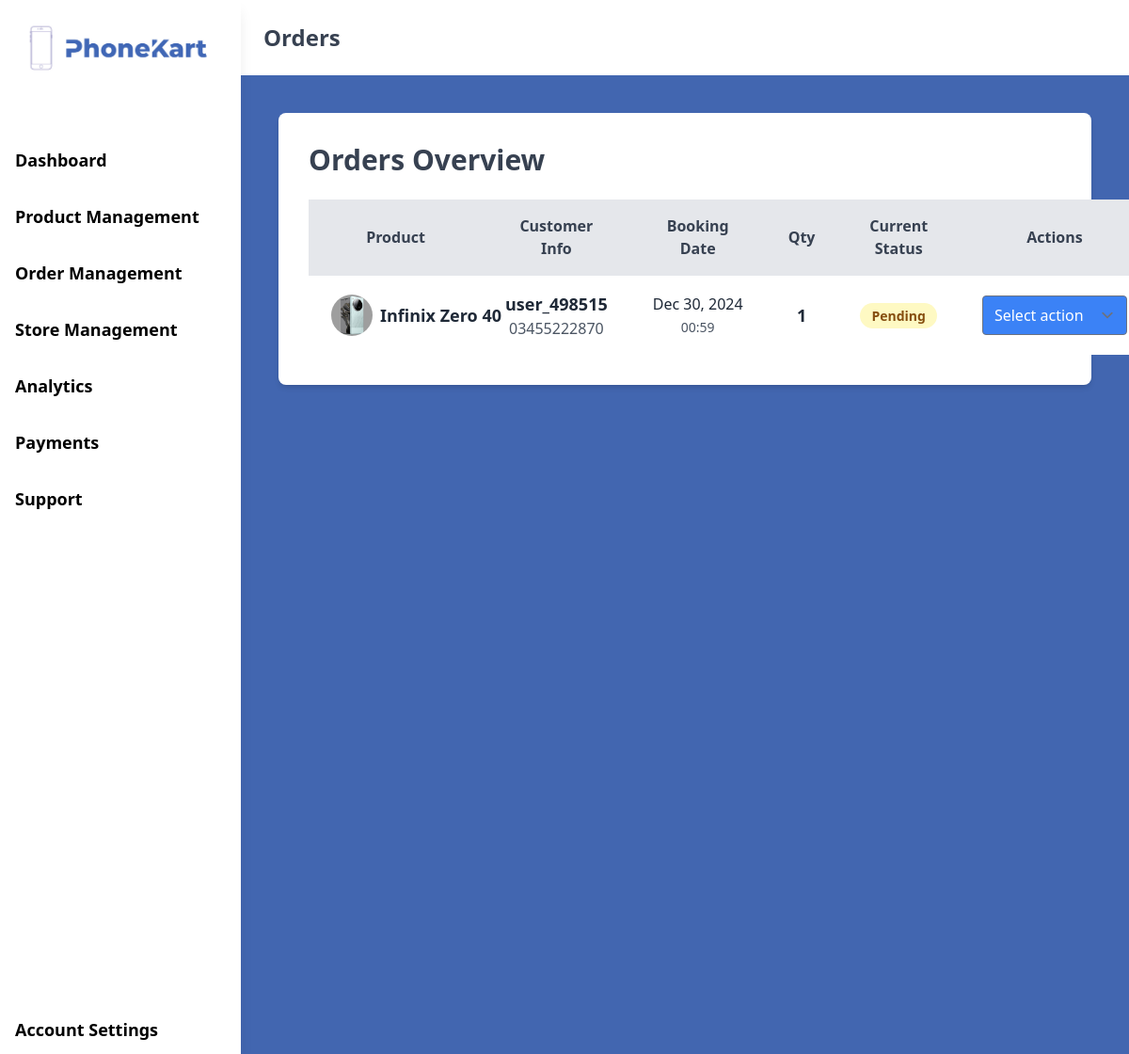
Page /seller/orders/ (signed in) on the committed database.
### seller/models.py (models this page shows, shortened)
class BookingOrder(models.Model):
    id = models.AutoField(primary_key=True)
    user = models.ForeignKey(settings.AUTH_USER_MODEL, on_delete=models.CASCADE, related_name="booking_orders")
    product = models.ForeignKey(addProduct, on_delete=models.CASCADE,related_name="booking_orders")
    shop = models.ForeignKey(ShopRegistration, on_delete=models.CASCADE,related_name="booking_orders")
    quantity = models.PositiveIntegerField(default=1)
    status = models.CharField(
        max_length=20,
        choices=[('Pending', 'Pending'), ('Confirmed', 'Confirmed'), ('Cancelled', 'Cancelled')],
        default='Pending'
    )
    sold = models.BooleanField(default=False)
    booking_date = models.DateTimeField(auto_now_add=True)
    user_phone = models.CharField(max_length=15)
    cnic = models.CharField(max_length=15, null=True, blank=True)
    imei = models.CharField(max_length=50, null=True, blank=True)
    created_at = models.DateTimeField(auto_now_add=True)
    class Meta:
        verbose_name = "Booking/Order"
        verbose_name_plural = "Bookings/Orders"

class addProduct(models.Model):
    productID = models.AutoField(primary_key=True)
    fk_ShopID = models.ForeignKey(ShopRegistration, on_delete=models.CASCADE, related_name='addproduct')
    brand1 = models.CharField(max_length=255)
    model = models.CharField(max_length=255)
    imei = models.CharField(max_length=255)
    condition = models.CharField(max_length=255)
    colors = models.CharField(max_length=255)
    color2 = models.CharField(max_length=255, null=True, blank=True)
    description = models.TextField(max_length=1000)
    price = models.DecimalField(max_digits=10, decimal_places=2)
    stock = models.IntegerField()
    seller_sku = models.CharField(max_length=255)
    exchange = models.BooleanField(default=False)
    isActive = models.BooleanField(default=True)
    creation_date = models.DateTimeField(default=timezone.now)
    last_updated = models.DateTimeField(auto_now=True)

class productImage(models.Model):
        productImageID = models.AutoField(primary_key=True)
        fk_addProduct = models.ForeignKey(addProduct, on_delete=models.CASCADE, related_name='images')
        image = models.ImageField(upload_to='productimages/', null=True, blank=False)
        last_updated = models.DateTimeField(auto_now=True)

### marketplace/models.py (models this page shows, shortened)
class CustomUser(AbstractUser):
    userid = models.IntegerField(unique=True, editable=False)
    email = models.EmailField(unique=True)
    phone = models.CharField(max_length=15)
    isActive = models.BooleanField(default=True)
    isSeller = models.BooleanField(default=False)
    CreateDateTime = models.DateTimeField(default=timezone.now)
    Lastupdate = models.DateTimeField(auto_now=True)
    groups = models.ManyToManyField(
        'auth.Group',
        related_name='customuser_groups',  # Set a unique related_name
        blank=True,
        help_text='The groups this user belongs to.',
        verbose_name='groups',
    )
    user_permissions = models.ManyToManyField(
        'auth.Permission',
        related_name='customuser_permissions',  # Set a unique related_name
        blank=True,
        help_text='Specific permissions for this user.',
        verbose_name='user permissions',
    )

### seller/views.py (the view)
# urls.py: path('orders/', views.seller_orders, name='orders'),
@login_required
def seller_orders(request):
    seller_shops = ShopRegistration.objects.filter(user=request.user)
    orders = BookingOrder.objects.filter(
        shop__in=seller_shops
    ).select_related(
        'user',
        'product',
        'shop'
    ).prefetch_related(
        'product__images'
    ).order_by('-booking_date')
    context = {
        'orders': orders,
    }
    return render(request, 'orderManagement.html', context)

### seller/templates/orderManagement.html (shortened to what this page needs)
{% extends 'portalbase.html' %}
{% block pagetitle %}
Orders
{% endblock %}
{% block vcontent %}
{% load static %}
<div id="content-area" class="px-10 pt-10 h-screen w-full bg-bluish">
    <div class="bg-white p-8 shadow-md rounded-lg mb-8">
        <h2 class="text-3xl font-semibold text-gray-700 mb-6">Orders Overview</h2>
        <table class="w-full table-auto border-collapse">
            <thead class="bg-gray-200">
                <tr>
                    <th class="px-6 py-4 text-center font-semibold text-gray-700 border-b">Product</th>
                    <th class="px-6 py-4 text-center font-semibold text-gray-700 border-b">Customer Info</th>
                    <th class="px-6 py-4 text-center font-semibold text-gray-700 border-b">Booking Date</th>
                    <th class="px-6 py-4 text-center font-semibold text-gray-700 border-b">Qty</th>
                    <th class="px-6 py-4 text-center font-semibold text-gray-700 border-b">Current Status</th>
                    <th class="px-6 py-4 text-center font-semibold text-gray-700 border-b">Actions</th>
                </tr>
            </thead>
            <tbody class="bg-white divide-y divide-gray-200">
                {% for order in orders %}
                <tr class="hover:bg-gray-50">
                    <td class="px-6 py-4 whitespace-nowrap">
                        <div class="flex items-center">
                            {% if order.product.images.first %}
                            <img src="{{ order.product.images.first.image.url }}" alt="Product Image" class="w-11 h-11 mr-2 rounded-full">
                            {% endif %}
                            <span class="font-semibold text-lg text-gray-800">{{ order.product.model }}</span>
                        </div>
                    </td>
                    <td class="px-6 py-4 whitespace-nowrap text-center">
                        <div class="flex flex-col">
                            <span class="font-semibold text-lg text-gray-800">{{ order.user.username }}</span>
                            <span class="text-gray-600">{{ order.user_phone }}</span>
                        </div>
                    </td>
                    <td class="px-6 py-4 whitespace-nowrap text-center">
                        <span class="text-gray-800">{{ order.booking_date|date:"M d, Y" }}</span>
                        <br>
                        <span class="text-gray-600 text-sm">{{ order.booking_date|time:"H:i" }}</span>
                    </td>
                    <td class="px-6 py-4 whitespace-nowrap text-center font-semibold text-lg text-gray-800">
                        {{ order.quantity }}
                    </td>
                    <td class="px-6 py-4 whitespace-nowrap text-center">
    {% if not order.sold %}
        <span class="px-3 py-1 rounded-full text-sm font-semibold
            {% if order.status == 'Pending' %} bg-yellow-100 text-yellow-800
            {% elif order.status == 'Confirmed' %} bg-blue-100 text-blue-800
            {% elif order.status == 'Cancelled' %} bg-red-100 text-red-800
            {% endif %}">
            {{ order.status }}
        </span>
    {% endif %}
</td>
                    <td class="px-6 py-4 whitespace-nowrap text-center">
                        {% if not order.sold and order.status != 'Cancelled' %}
                        <select class="bg-blue-500 text-white font-medium py-2 px-3 rounded hover:bg-blue-600"
                           onchange="handleDropdownChange(this)">
                           <option value="" disabled selected>Select action</option>
                        </select>
                        {% endif %}
                    </td>
                </tr>
                {% empty %}
                <tr>
                    <td colspan="6" class="text-center py-4 text-gray-500 font-semibold">
                        No orders available.
                    </td>
                </tr>
                {% endfor %}
            </tbody>
        </table>
    </div>
</div>
{% endblock %}

### rows in the picture
BookingOrder: product.images.first.image (picture), product.model "Infinix Zero 40", user.username "user_498515", user_phone "03455222870", booking_date "Dec 30, 2024", booking_date "00:59", quantity "1", status "Pending"
